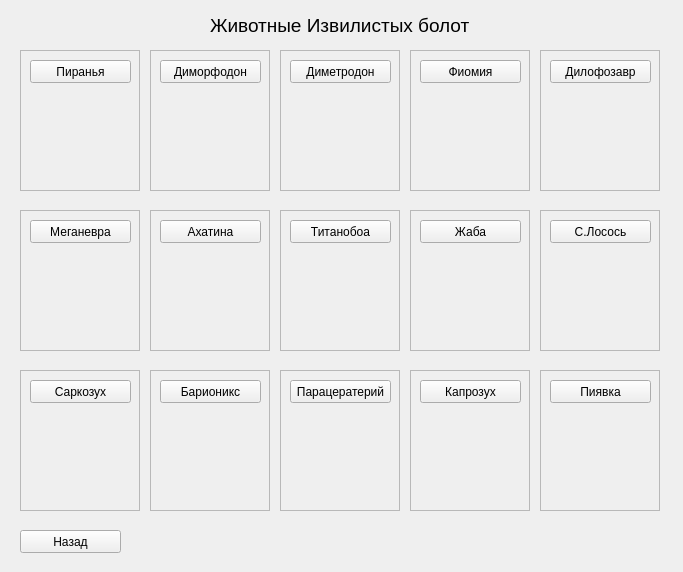
<?xml version="1.0" encoding="UTF-8"?>
<ui version="4.0">
 <class>MainWindow</class>
 <widget class="QMainWindow" name="MainWindow">
  <property name="geometry">
   <rect>
    <x>0</x>
    <y>0</y>
    <width>683</width>
    <height>572</height>
   </rect>
  </property>
  <property name="windowTitle">
   <string>MainWindow</string>
  </property>
  <widget class="QWidget" name="centralwidget">
   <widget class="QPushButton" name="return_back">
    <property name="geometry">
     <rect>
      <x>20</x>
      <y>530</y>
      <width>101</width>
      <height>23</height>
     </rect>
    </property>
    <property name="text">
     <string>Назад</string>
    </property>
    <attribute name="buttonGroup">
     <string notr="true">DinoGroup</string>
    </attribute>
   </widget>
   <widget class="QFrame" name="frame">
    <property name="geometry">
     <rect>
      <x>20</x>
      <y>210</y>
      <width>120</width>
      <height>141</height>
     </rect>
    </property>
    <property name="frameShape">
     <enum>QFrame::StyledPanel</enum>
    </property>
    <property name="frameShadow">
     <enum>QFrame::Raised</enum>
    </property>
    <widget class="QPushButton" name="Meganeura">
     <property name="geometry">
      <rect>
       <x>10</x>
       <y>10</y>
       <width>101</width>
       <height>23</height>
      </rect>
     </property>
     <property name="text">
      <string>Меганевра</string>
     </property>
     <attribute name="buttonGroup">
      <string notr="true">DinoGroup</string>
     </attribute>
    </widget>
    <widget class="QLabel" name="label">
     <property name="geometry">
      <rect>
       <x>20</x>
       <y>50</y>
       <width>81</width>
       <height>71</height>
      </rect>
     </property>
     <property name="styleSheet">
      <string notr="true">border-image: url(:/resource/resource/meganeura.png);</string>
     </property>
     <property name="text">
      <string/>
     </property>
    </widget>
   </widget>
   <widget class="QFrame" name="frame_2">
    <property name="geometry">
     <rect>
      <x>150</x>
      <y>210</y>
      <width>120</width>
      <height>141</height>
     </rect>
    </property>
    <property name="frameShape">
     <enum>QFrame::StyledPanel</enum>
    </property>
    <property name="frameShadow">
     <enum>QFrame::Raised</enum>
    </property>
    <widget class="QPushButton" name="Achatina">
     <property name="geometry">
      <rect>
       <x>10</x>
       <y>10</y>
       <width>101</width>
       <height>23</height>
      </rect>
     </property>
     <property name="text">
      <string>Ахатина</string>
     </property>
     <attribute name="buttonGroup">
      <string notr="true">DinoGroup</string>
     </attribute>
    </widget>
    <widget class="QLabel" name="label_2">
     <property name="geometry">
      <rect>
       <x>20</x>
       <y>50</y>
       <width>81</width>
       <height>71</height>
      </rect>
     </property>
     <property name="styleSheet">
      <string notr="true">border-image: url(:/resource/resource/achatina.png);</string>
     </property>
     <property name="text">
      <string/>
     </property>
    </widget>
   </widget>
   <widget class="QFrame" name="frame_3">
    <property name="geometry">
     <rect>
      <x>410</x>
      <y>210</y>
      <width>120</width>
      <height>141</height>
     </rect>
    </property>
    <property name="frameShape">
     <enum>QFrame::StyledPanel</enum>
    </property>
    <property name="frameShadow">
     <enum>QFrame::Raised</enum>
    </property>
    <widget class="QPushButton" name="Beelzebufo">
     <property name="geometry">
      <rect>
       <x>10</x>
       <y>10</y>
       <width>101</width>
       <height>23</height>
      </rect>
     </property>
     <property name="text">
      <string>Жаба</string>
     </property>
     <attribute name="buttonGroup">
      <string notr="true">DinoGroup</string>
     </attribute>
    </widget>
    <widget class="QLabel" name="label_5">
     <property name="geometry">
      <rect>
       <x>20</x>
       <y>50</y>
       <width>81</width>
       <height>71</height>
      </rect>
     </property>
     <property name="styleSheet">
      <string notr="true">border-image: url(:/resource/resource/beelzebufo.png);</string>
     </property>
     <property name="text">
      <string/>
     </property>
    </widget>
   </widget>
   <widget class="QFrame" name="frame_4">
    <property name="geometry">
     <rect>
      <x>280</x>
      <y>210</y>
      <width>120</width>
      <height>141</height>
     </rect>
    </property>
    <property name="frameShape">
     <enum>QFrame::StyledPanel</enum>
    </property>
    <property name="frameShadow">
     <enum>QFrame::Raised</enum>
    </property>
    <widget class="QPushButton" name="Titanoboa">
     <property name="geometry">
      <rect>
       <x>10</x>
       <y>10</y>
       <width>101</width>
       <height>23</height>
      </rect>
     </property>
     <property name="text">
      <string>Титанобоа</string>
     </property>
     <attribute name="buttonGroup">
      <string notr="true">DinoGroup</string>
     </attribute>
    </widget>
    <widget class="QLabel" name="label_3">
     <property name="geometry">
      <rect>
       <x>20</x>
       <y>50</y>
       <width>81</width>
       <height>71</height>
      </rect>
     </property>
     <property name="styleSheet">
      <string notr="true">border-image: url(:/resource/resource/titanoboa.png);</string>
     </property>
     <property name="text">
      <string/>
     </property>
    </widget>
   </widget>
   <widget class="QFrame" name="frame_5">
    <property name="geometry">
     <rect>
      <x>20</x>
      <y>370</y>
      <width>120</width>
      <height>141</height>
     </rect>
    </property>
    <property name="frameShape">
     <enum>QFrame::StyledPanel</enum>
    </property>
    <property name="frameShadow">
     <enum>QFrame::Raised</enum>
    </property>
    <widget class="QPushButton" name="Sarcosuchus">
     <property name="geometry">
      <rect>
       <x>10</x>
       <y>10</y>
       <width>101</width>
       <height>23</height>
      </rect>
     </property>
     <property name="text">
      <string>Саркозух</string>
     </property>
     <attribute name="buttonGroup">
      <string notr="true">DinoGroup</string>
     </attribute>
    </widget>
    <widget class="QLabel" name="label_6">
     <property name="geometry">
      <rect>
       <x>20</x>
       <y>50</y>
       <width>81</width>
       <height>71</height>
      </rect>
     </property>
     <property name="styleSheet">
      <string notr="true">border-image: url(:/resource/resource/sarco.png);</string>
     </property>
     <property name="text">
      <string/>
     </property>
    </widget>
   </widget>
   <widget class="QFrame" name="frame_6">
    <property name="geometry">
     <rect>
      <x>150</x>
      <y>370</y>
      <width>120</width>
      <height>141</height>
     </rect>
    </property>
    <property name="frameShape">
     <enum>QFrame::StyledPanel</enum>
    </property>
    <property name="frameShadow">
     <enum>QFrame::Raised</enum>
    </property>
    <widget class="QPushButton" name="Baryonyx">
     <property name="geometry">
      <rect>
       <x>10</x>
       <y>10</y>
       <width>101</width>
       <height>23</height>
      </rect>
     </property>
     <property name="text">
      <string>Барионикс</string>
     </property>
     <attribute name="buttonGroup">
      <string notr="true">DinoGroup</string>
     </attribute>
    </widget>
    <widget class="QLabel" name="label_7">
     <property name="geometry">
      <rect>
       <x>20</x>
       <y>50</y>
       <width>81</width>
       <height>71</height>
      </rect>
     </property>
     <property name="styleSheet">
      <string notr="true">border-image: url(:/resource/resource/baryonyx.png);</string>
     </property>
     <property name="text">
      <string/>
     </property>
    </widget>
   </widget>
   <widget class="QFrame" name="frame_7">
    <property name="geometry">
     <rect>
      <x>280</x>
      <y>370</y>
      <width>120</width>
      <height>141</height>
     </rect>
    </property>
    <property name="frameShape">
     <enum>QFrame::StyledPanel</enum>
    </property>
    <property name="frameShadow">
     <enum>QFrame::Raised</enum>
    </property>
    <widget class="QPushButton" name="Paraceraterium">
     <property name="geometry">
      <rect>
       <x>10</x>
       <y>10</y>
       <width>101</width>
       <height>23</height>
      </rect>
     </property>
     <property name="text">
      <string>Парацератерий</string>
     </property>
     <attribute name="buttonGroup">
      <string notr="true">DinoGroup</string>
     </attribute>
    </widget>
    <widget class="QLabel" name="label_8">
     <property name="geometry">
      <rect>
       <x>20</x>
       <y>50</y>
       <width>81</width>
       <height>71</height>
      </rect>
     </property>
     <property name="styleSheet">
      <string notr="true">border-image: url(:/resource/resource/paracer.png);</string>
     </property>
     <property name="text">
      <string/>
     </property>
    </widget>
   </widget>
   <widget class="QFrame" name="frame_8">
    <property name="geometry">
     <rect>
      <x>410</x>
      <y>370</y>
      <width>120</width>
      <height>141</height>
     </rect>
    </property>
    <property name="frameShape">
     <enum>QFrame::StyledPanel</enum>
    </property>
    <property name="frameShadow">
     <enum>QFrame::Raised</enum>
    </property>
    <widget class="QPushButton" name="Kaprosuchus">
     <property name="geometry">
      <rect>
       <x>10</x>
       <y>10</y>
       <width>101</width>
       <height>23</height>
      </rect>
     </property>
     <property name="text">
      <string>Капрозух</string>
     </property>
     <attribute name="buttonGroup">
      <string notr="true">DinoGroup</string>
     </attribute>
    </widget>
    <widget class="QLabel" name="label_9">
     <property name="geometry">
      <rect>
       <x>20</x>
       <y>50</y>
       <width>81</width>
       <height>71</height>
      </rect>
     </property>
     <property name="styleSheet">
      <string notr="true">border-image: url(:/resource/resource/kaprosuchus.png);</string>
     </property>
     <property name="text">
      <string/>
     </property>
    </widget>
   </widget>
   <widget class="QFrame" name="frame_9">
    <property name="geometry">
     <rect>
      <x>410</x>
      <y>50</y>
      <width>120</width>
      <height>141</height>
     </rect>
    </property>
    <property name="frameShape">
     <enum>QFrame::StyledPanel</enum>
    </property>
    <property name="frameShadow">
     <enum>QFrame::Raised</enum>
    </property>
    <widget class="QPushButton" name="phiomia">
     <property name="geometry">
      <rect>
       <x>10</x>
       <y>10</y>
       <width>101</width>
       <height>23</height>
      </rect>
     </property>
     <property name="text">
      <string>Фиомия</string>
     </property>
    </widget>
    <widget class="QLabel" name="label_10">
     <property name="geometry">
      <rect>
       <x>20</x>
       <y>50</y>
       <width>81</width>
       <height>71</height>
      </rect>
     </property>
     <property name="styleSheet">
      <string notr="true">border-image: url(:/resource/resource/phiomia.png);</string>
     </property>
     <property name="text">
      <string/>
     </property>
    </widget>
   </widget>
   <widget class="QFrame" name="frame_10">
    <property name="geometry">
     <rect>
      <x>280</x>
      <y>50</y>
      <width>120</width>
      <height>141</height>
     </rect>
    </property>
    <property name="frameShape">
     <enum>QFrame::StyledPanel</enum>
    </property>
    <property name="frameShadow">
     <enum>QFrame::Raised</enum>
    </property>
    <widget class="QPushButton" name="Beelzebufo_3">
     <property name="geometry">
      <rect>
       <x>10</x>
       <y>10</y>
       <width>101</width>
       <height>23</height>
      </rect>
     </property>
     <property name="text">
      <string>Диметродон</string>
     </property>
    </widget>
    <widget class="QLabel" name="label_11">
     <property name="geometry">
      <rect>
       <x>20</x>
       <y>50</y>
       <width>81</width>
       <height>71</height>
      </rect>
     </property>
     <property name="styleSheet">
      <string notr="true">border-image: url(:/resource/resource/dimetrodon.png);</string>
     </property>
     <property name="text">
      <string/>
     </property>
    </widget>
   </widget>
   <widget class="QFrame" name="frame_11">
    <property name="geometry">
     <rect>
      <x>150</x>
      <y>50</y>
      <width>120</width>
      <height>141</height>
     </rect>
    </property>
    <property name="frameShape">
     <enum>QFrame::StyledPanel</enum>
    </property>
    <property name="frameShadow">
     <enum>QFrame::Raised</enum>
    </property>
    <widget class="QPushButton" name="dimorph">
     <property name="geometry">
      <rect>
       <x>10</x>
       <y>10</y>
       <width>101</width>
       <height>23</height>
      </rect>
     </property>
     <property name="text">
      <string>Диморфодон</string>
     </property>
    </widget>
    <widget class="QLabel" name="label_12">
     <property name="geometry">
      <rect>
       <x>20</x>
       <y>50</y>
       <width>81</width>
       <height>71</height>
      </rect>
     </property>
     <property name="styleSheet">
      <string notr="true">border-image: url(:/resource/resource/dimorph.png);</string>
     </property>
     <property name="text">
      <string/>
     </property>
    </widget>
   </widget>
   <widget class="QFrame" name="frame_12">
    <property name="geometry">
     <rect>
      <x>20</x>
      <y>50</y>
      <width>120</width>
      <height>141</height>
     </rect>
    </property>
    <property name="frameShape">
     <enum>QFrame::StyledPanel</enum>
    </property>
    <property name="frameShadow">
     <enum>QFrame::Raised</enum>
    </property>
    <widget class="QPushButton" name="piranha">
     <property name="geometry">
      <rect>
       <x>10</x>
       <y>10</y>
       <width>101</width>
       <height>23</height>
      </rect>
     </property>
     <property name="text">
      <string>Пиранья</string>
     </property>
    </widget>
    <widget class="QLabel" name="label_13">
     <property name="geometry">
      <rect>
       <x>20</x>
       <y>50</y>
       <width>81</width>
       <height>71</height>
      </rect>
     </property>
     <property name="styleSheet">
      <string notr="true">border-image: url(:/resource/resource/piranha.png);</string>
     </property>
     <property name="text">
      <string/>
     </property>
    </widget>
   </widget>
   <widget class="QFrame" name="frame_13">
    <property name="geometry">
     <rect>
      <x>540</x>
      <y>50</y>
      <width>120</width>
      <height>141</height>
     </rect>
    </property>
    <property name="frameShape">
     <enum>QFrame::StyledPanel</enum>
    </property>
    <property name="frameShadow">
     <enum>QFrame::Raised</enum>
    </property>
    <widget class="QPushButton" name="dilo">
     <property name="geometry">
      <rect>
       <x>10</x>
       <y>10</y>
       <width>101</width>
       <height>23</height>
      </rect>
     </property>
     <property name="text">
      <string>Дилофозавр</string>
     </property>
    </widget>
    <widget class="QLabel" name="label_14">
     <property name="geometry">
      <rect>
       <x>20</x>
       <y>50</y>
       <width>81</width>
       <height>71</height>
      </rect>
     </property>
     <property name="styleSheet">
      <string notr="true">border-image: url(:/resource/resource/dilophosaurus.png);</string>
     </property>
     <property name="text">
      <string/>
     </property>
    </widget>
   </widget>
   <widget class="QFrame" name="frame_14">
    <property name="geometry">
     <rect>
      <x>540</x>
      <y>210</y>
      <width>120</width>
      <height>141</height>
     </rect>
    </property>
    <property name="frameShape">
     <enum>QFrame::StyledPanel</enum>
    </property>
    <property name="frameShadow">
     <enum>QFrame::Raised</enum>
    </property>
    <widget class="QPushButton" name="sab_salmon">
     <property name="geometry">
      <rect>
       <x>10</x>
       <y>10</y>
       <width>101</width>
       <height>23</height>
      </rect>
     </property>
     <property name="text">
      <string>С.Лосось</string>
     </property>
    </widget>
    <widget class="QLabel" name="label_15">
     <property name="geometry">
      <rect>
       <x>20</x>
       <y>50</y>
       <width>81</width>
       <height>71</height>
      </rect>
     </property>
     <property name="styleSheet">
      <string notr="true">border-image: url(:/resource/resource/sabertooth_salmon.png);</string>
     </property>
     <property name="text">
      <string/>
     </property>
    </widget>
   </widget>
   <widget class="QFrame" name="frame_15">
    <property name="geometry">
     <rect>
      <x>540</x>
      <y>370</y>
      <width>120</width>
      <height>141</height>
     </rect>
    </property>
    <property name="frameShape">
     <enum>QFrame::StyledPanel</enum>
    </property>
    <property name="frameShadow">
     <enum>QFrame::Raised</enum>
    </property>
    <widget class="QPushButton" name="Beelzebufo_7">
     <property name="geometry">
      <rect>
       <x>10</x>
       <y>10</y>
       <width>101</width>
       <height>23</height>
      </rect>
     </property>
     <property name="text">
      <string>Пиявка</string>
     </property>
    </widget>
    <widget class="QLabel" name="label_16">
     <property name="geometry">
      <rect>
       <x>20</x>
       <y>50</y>
       <width>81</width>
       <height>71</height>
      </rect>
     </property>
     <property name="styleSheet">
      <string notr="true">border-image: url(:/resource/resource/leech.png);</string>
     </property>
     <property name="text">
      <string/>
     </property>
    </widget>
   </widget>
   <widget class="QLabel" name="label_4">
    <property name="geometry">
     <rect>
      <x>210</x>
      <y>10</y>
      <width>281</width>
      <height>31</height>
     </rect>
    </property>
    <property name="text">
     <string>&lt;html&gt;&lt;head/&gt;&lt;body&gt;&lt;p&gt;&lt;span style=&quot; font-size:14pt;&quot;&gt;Животные Извилистых болот&lt;/span&gt;&lt;/p&gt;&lt;/body&gt;&lt;/html&gt;</string>
    </property>
   </widget>
  </widget>
 </widget>
 <resources>
  <include location="pictures_for_ark/resource1.qrc"/>
 </resources>
 <connections/>
 <buttongroups>
  <buttongroup name="DinoGroup"/>
 </buttongroups>
</ui>
